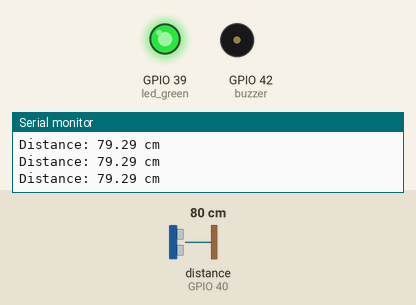
The program below on a simulated ESP32-S3. Parts: output pins drawn as LEDs (lit = HIGH), buzzer (waves = sounding, pin HIGH), the last lines printed to the serial monitor. Wiring (inferred from the names in the program): ultrasonic range finder: trigger GPIO 41; echo GPIO 40. The inputs (shaded band) are chosen by the test bench; at power-on: distance to the obstacle (sensor on GPIO 40) 80 cm. The echo pulse lasts 58.3 µs per cm; WiFi joins after 1.5 s; servers stay silent unless stated; uploads are accepted with an empty reply; the camera gives no picture; not simulated (calls return 0 or success): secrets.h; pins used as bus, display or sensor lines are not drawn.

Above: at 4.0 s.
4.1 s: distance to the obstacle (sensor on GPIO 40) set to 7 cm
5.6 s: distance to the obstacle (sensor on GPIO 40) set to 4 cm
At 6.2 s:
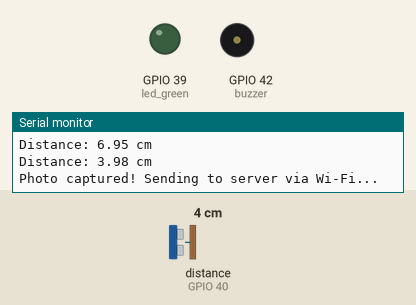
Timing chart, 0 to 8.6 s (numbered marks = the images above; inputs shaded):
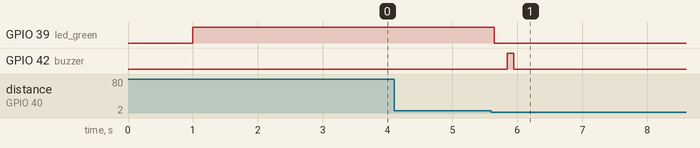

The program:

main.cpp
```cpp
#include <Arduino.h>
#include <WiFi.h>
#include <HTTPClient.h>
#include "camera_config.h"
#include "secrets.h"

// --- WIFI & SERVER CONFIGURATION ---
const char* ssid = SECRET_SSID;
const char* password = SECRET_PASS;
const char* serverName = SECRET_SERVER_URL; // Your server IP

// --- PIN DECLARATIONS ---
const int echo = 40;    // Connect to Echo pin of HC-SR04
const int trigger = 41; // Connect to Trig pin of HC-SR04
const int buzzer = 42;  // Connect to positive (+) pole of Buzzer
const int led_green = 39; // Connect to positive (+) pole of Green LED

bool isCaptured = false;

float getDistance() {
    digitalWrite(trigger, LOW);
    delayMicroseconds(2);
    digitalWrite(trigger, HIGH);
    delayMicroseconds(10);
    digitalWrite(trigger, LOW);

    long duration = pulseIn(echo, HIGH, 30000);
    if (duration == 0) return 999.0; // Return 999.0 if error
    return duration * 0.034 / 2;
}

void setup() {
    Serial.begin(115200);
    delay(1000);

    // Initialize hardware pins
    pinMode(trigger, OUTPUT);
    pinMode(echo, INPUT);
    pinMode(buzzer, OUTPUT);
    pinMode(led_green, OUTPUT);

    digitalWrite(buzzer, LOW); // Ensure buzzer is off initially
    digitalWrite(led_green, HIGH); // Turn ON LED to indicate system is READY

    // 1. CONNECT TO WIFI
    Serial.print("Connecting to WiFi");
    WiFi.begin(ssid, password);
    while (WiFi.status() != WL_CONNECTED) {
        delay(500);
        Serial.print(".");
    }
    Serial.println("\nWiFi Connected!");
    Serial.print("ESP32 IP Address: ");
    Serial.println(WiFi.localIP());

    // 2. INIT CAMERA
    if (!initCamera()) {
        Serial.println("Camera initialization failed!");
        while (true) delay(1000);
    }

    Serial.println("System is READY. Waiting for objects...");
}

void loop() {
    float distance = getDistance();

    // ONLY PRINT DISTANCE TO SCREEN
    if (distance == 999.0) {
        Serial.println("Distance: ERROR");
    } else {
        Serial.print("Distance: ");
        Serial.print(distance);
        Serial.println(" cm");
    }

    // CHECK CONDITION 2 - 5 cm TO CAPTURE PHOTO
    if (distance >= 2.0 && distance <= 5.0) {
        if (!isCaptured) {

            // System is busy: Turn OFF the ready LED
            digitalWrite(led_green, LOW);

            delay(200); // Focus/Exposure delay for camera sensor

            // Beep the buzzer to notify user
            digitalWrite(buzzer, HIGH);
            delay(100);
            digitalWrite(buzzer, LOW);

            // Proceed to capture
            camera_fb_t *fb = capturePhoto();
            if (fb != nullptr) {
                Serial.println("Photo captured! Sending to server via Wi-Fi...");

                // HTTP POST
                if (WiFi.status() == WL_CONNECTED) {
                    HTTPClient http;
                    http.begin(serverName);

                    // Declare payload data type as binary image
                    http.addHeader("Content-Type", "image/jpeg");

                    // Send the entire byte array of the image to the Server
                    int httpResponseCode = http.POST(fb->buf, fb->len);

                    if (httpResponseCode > 0) {
                        Serial.printf("Server Response Code: %d\n", httpResponseCode);
                    } else {
                        Serial.printf("Error occurred: %d\n", httpResponseCode);
                    }
                    http.end(); // Free resources
                } else {
                    Serial.println("Error: WiFi Disconnected");
                }

                releasePhoto(fb);
                isCaptured = true;
                Serial.println("Processing done. Please remove the object.");
            } else {
                // If capture failed, turn the ready LED back on so it can retry
                digitalWrite(led_green, HIGH);
            }
        }
    }

    // CHECK RESET CONDITION WHEN HAND IS REMOVED (Distance > 15cm)
    if (distance > 15.0 && distance != 999.0 && isCaptured) {
        isCaptured = false;
        digitalWrite(led_green, HIGH); // Turn ON LED to indicate system is READY again
        Serial.println("System is READY. Waiting for next object...");
    }

    delay(200); // 200ms delay to make loop responsive without hanging the sensor
}
```

image_sender.h
```cpp
#ifndef IMAGE_SENDER_H
#define IMAGE_SENDER_H
#include "esp_camera.h"

bool sendImageSerial(camera_fb_t *fb);

#endif
```

image_sender.cpp
```cpp
#include <Arduino.h>
#include "image_sender.h"

bool sendImageSerial(camera_fb_t *fb) {
    if (fb == nullptr) return false;

    // start
    Serial.println("START");
    Serial.println(fb->len);

    // send image data
    Serial.write(fb->buf, fb->len);

    // end
    Serial.println(); // newline character ensures END is on a new line
    Serial.println("END");

    return true;
}
```

camera_config.h
```cpp
#ifndef CAMERA_CONFIG_H
#define CAMERA_CONFIG_H

#include <Arduino.h>
#include "esp_camera.h"

bool initCamera();
camera_fb_t* capturePhoto();
void releasePhoto(camera_fb_t* fb);

#endif
```

pin_config.h
```cpp
#ifndef PIN_CONFIG_H
#define PIN_CONFIG_H

#define PWDN_GPIO_NUM     -1
#define RESET_GPIO_NUM    -1
#define XCLK_GPIO_NUM     15
#define SIOD_GPIO_NUM     4
#define SIOC_GPIO_NUM     5

#define Y9_GPIO_NUM       16
#define Y8_GPIO_NUM       17
#define Y7_GPIO_NUM       18
#define Y6_GPIO_NUM       12
#define Y5_GPIO_NUM       10
#define Y4_GPIO_NUM       8
#define Y3_GPIO_NUM       9
#define Y2_GPIO_NUM       11

#define VSYNC_GPIO_NUM    6
#define HREF_GPIO_NUM     7
#define PCLK_GPIO_NUM     13

#endif
```

camera_config.cpp
```cpp
#include "camera_config.h"
#include "pin_config.h"

bool initCamera() {
    camera_config_t config;
    config.ledc_channel = LEDC_CHANNEL_0;
    config.ledc_timer = LEDC_TIMER_0;
    config.pin_d0 = Y2_GPIO_NUM; config.pin_d1 = Y3_GPIO_NUM;
    config.pin_d2 = Y4_GPIO_NUM; config.pin_d3 = Y5_GPIO_NUM;
    config.pin_d4 = Y6_GPIO_NUM; config.pin_d5 = Y7_GPIO_NUM;
    config.pin_d6 = Y8_GPIO_NUM; config.pin_d7 = Y9_GPIO_NUM;
    config.pin_xclk = XCLK_GPIO_NUM; config.pin_pclk = PCLK_GPIO_NUM;
    config.pin_vsync = VSYNC_GPIO_NUM; config.pin_href = HREF_GPIO_NUM;
    config.pin_sccb_sda = SIOD_GPIO_NUM; config.pin_sccb_scl = SIOC_GPIO_NUM;
    config.pin_pwdn = PWDN_GPIO_NUM; config.pin_reset = RESET_GPIO_NUM;

    config.xclk_freq_hz = 20000000;
    config.pixel_format = PIXFORMAT_JPEG;

    if (psramFound()) {
        config.frame_size = FRAMESIZE_VGA;
        config.jpeg_quality = 10;
        config.fb_count = 2;
        config.grab_mode = CAMERA_GRAB_LATEST;
    } else {
        config.frame_size = FRAMESIZE_QVGA;
        config.jpeg_quality = 12;
        config.fb_count = 1;
        config.grab_mode = CAMERA_GRAB_WHEN_EMPTY;
    }

    esp_err_t err = esp_camera_init(&config);
    if (err != ESP_OK) {
        Serial.printf("Lỗi khởi tạo Camera: 0x%x\n", err);
        return false;
    }
    return true;
}

camera_fb_t *capturePhoto() {
    return esp_camera_fb_get();
}

void releasePhoto(camera_fb_t *fb) {
    if (fb) esp_camera_fb_return(fb);
}
```

Measured:
- the behaviour switches between 6 and 5 cm on distance to the obstacle (sensor on GPIO 40) (found by bisection; images 0 and 1)
- after the input at 5.6 s, GPIO 39 (led_green): HIGH → LOW after 0.05 s; GPIO 42 (buzzer): LOW → HIGH after 0.25 s, → LOW 0.10 s later
